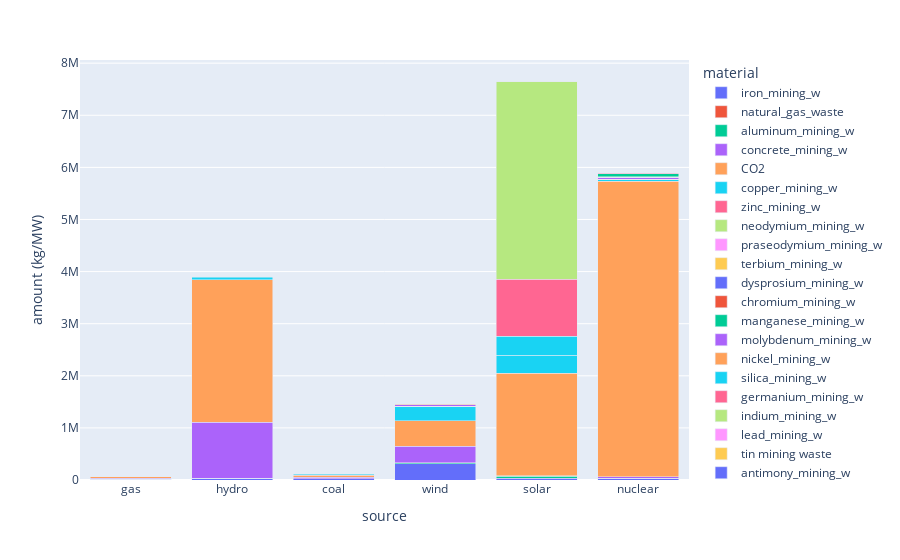

Write notebook code for a chart like this one.
### Code cell
import plotly.express as px
 
fw= energy_s_front_waste

fig = px.bar(fw, x="source", y="amount (kg/MW)", color="material",
            hover_data=['source'], barmode = 'stack')
 
fig.show()

### Figure 1 — Plotly figure (JSON) as saved in the notebook; plotly's stock layout.template omitted (floating-point values rounded to 4 significant figures)
{"data": [{"alignmentgroup": "True", "hovertemplate": "material=iron_mining_w<br>source=%{x}<br>amount (kg/MW)=%{y}<extra></extra>", "legendgroup": "iron_mining_w", "marker": {"color": "#636efa", "pattern": {"shape": ""}}, "name": "iron_mining_w", "offsetgroup": "iron_mining_w", "orientation": "v", "showlegend": true, "textposition": "auto", "type": "bar", "x": ["gas", "hydro", "coal", "wind", "solar", "nuclear"], "xaxis": "x", "y": [16930.0, 32380.0, 27640.0, 316600.0, 30150.0, 34970.0], "yaxis": "y"}, {"alignmentgroup": "True", "hovertemplate": "material=natural_gas_waste<br>source=%{x}<br>amount (kg/MW)=%{y}<extra></extra>", "legendgroup": "natural_gas_waste", "marker": {"color": "#EF553B", "pattern": {"shape": ""}}, "name": "natural_gas_waste", "offsetgroup": "natural_gas_waste", "orientation": "v", "showlegend": true, "textposition": "auto", "type": "bar", "x": ["gas"], "xaxis": "x", "y": [1.044], "yaxis": "y"}, {"alignmentgroup": "True", "hovertemplate": "material=aluminum_mining_w<br>source=%{x}<br>amount (kg/MW)=%{y}<extra></extra>", "legendgroup": "aluminum_mining_w", "marker": {"color": "#00cc96", "pattern": {"shape": ""}}, "name": "aluminum_mining_w", "offsetgroup": "aluminum_mining_w", "orientation": "v", "showlegend": true, "textposition": "auto", "type": "bar", "x": ["gas", "hydro", "coal", "wind", "solar", "nuclear"], "xaxis": "x", "y": [476, 3699.0, 977.7, 18730.0, 44330.0, 42.16], "yaxis": "y"}, {"alignmentgroup": "True", "hovertemplate": "material=concrete_mining_w<br>source=%{x}<br>amount (kg/MW)=%{y}<extra></extra>", "legendgroup": "concrete_mining_w", "marker": {"color": "#ab63fa", "pattern": {"shape": ""}}, "name": "concrete_mining_w", "offsetgroup": "concrete_mining_w", "orientation": "v", "showlegend": true, "textposition": "auto", "type": "bar", "x": ["gas", "hydro", "coal", "wind", "solar", "nuclear"], "xaxis": "x", "y": [13750.0, 1076000.0, 22340.0, 316100.0, 6613.0, 23410.0], "yaxis": "y"}, {"alignmentgroup": "True", "hovertemplate": "material=CO2<br>source=%{x}<br>amount (kg/MW)=%{y}<extra></extra>", "legendgroup": "CO2", "marker": {"color": "#FFA15A", "pattern": {"shape": ""}}, "name": "CO2", "offsetgroup": "CO2", "orientation": "v", "showlegend": true, "textposition": "auto", "type": "bar", "x": ["gas", "hydro", "coal", "wind", "solar", "nuclear"], "xaxis": "x", "y": [26580.0, 2733120, 35670.0, 481800, 1971000, 5676480], "yaxis": "y"}, {"alignmentgroup": "True", "hovertemplate": "material=copper_mining_w<br>source=%{x}<br>amount (kg/MW)=%{y}<extra></extra>", "legendgroup": "copper_mining_w", "marker": {"color": "#19d3f3", "pattern": {"shape": ""}}, "name": "copper_mining_w", "offsetgroup": "copper_mining_w", "orientation": "v", "showlegend": true, "textposition": "auto", "type": "bar", "x": ["hydro", "coal", "wind", "solar", "nuclear"], "xaxis": "x", "y": [42860.0, 22246, 275400.0, 343000, 35560.0], "yaxis": "y"}, {"alignmentgroup": "True", "hovertemplate": "material=zinc_mining_w<br>source=%{x}<br>amount (kg/MW)=%{y}<extra></extra>", "legendgroup": "zinc_mining_w", "marker": {"color": "#FF6692", "pattern": {"shape": ""}}, "name": "zinc_mining_w", "offsetgroup": "zinc_mining_w", "orientation": "v", "showlegend": true, "textposition": "auto", "type": "bar", "x": ["wind", "nuclear"], "xaxis": "x", "y": [872.4, 478.9], "yaxis": "y"}, {"alignmentgroup": "True", "hovertemplate": "material=neodymium_mining_w<br>source=%{x}<br>amount (kg/MW)=%{y}<extra></extra>", "legendgroup": "neodymium_mining_w", "marker": {"color": "#B6E880", "pattern": {"shape": ""}}, "name": "neodymium_mining_w", "offsetgroup": "neodymium_mining_w", "orientation": "v", "showlegend": true, "textposition": "auto", "type": "bar", "x": ["wind"], "xaxis": "x", "y": [4104], "yaxis": "y"}, {"alignmentgroup": "True", "hovertemplate": "material=praseodymium_mining_w<br>source=%{x}<br>amount (kg/MW)=%{y}<extra></extra>", "legendgroup": "praseodymium_mining_w", "marker": {"color": "#FF97FF", "pattern": {"shape": ""}}, "name": "praseodymium_mining_w", "offsetgroup": "praseodymium_mining_w", "orientation": "v", "showlegend": true, "textposition": "auto", "type": "bar", "x": ["wind"], "xaxis": "x", "y": [760], "yaxis": "y"}, {"alignmentgroup": "True", "hovertemplate": "material=terbium_mining_w<br>source=%{x}<br>amount (kg/MW)=%{y}<extra></extra>", "legendgroup": "terbium_mining_w", "marker": {"color": "#FECB52", "pattern": {"shape": ""}}, "name": "terbium_mining_w", "offsetgroup": "terbium_mining_w", "orientation": "v", "showlegend": true, "textposition": "auto", "type": "bar", "x": ["wind"], "xaxis": "x", "y": [95], "yaxis": "y"}, {"alignmentgroup": "True", "hovertemplate": "material=dysprosium_mining_w<br>source=%{x}<br>amount (kg/MW)=%{y}<extra></extra>", "legendgroup": "dysprosium_mining_w", "marker": {"color": "#636efa", "pattern": {"shape": ""}}, "name": "dysprosium_mining_w", "offsetgroup": "dysprosium_mining_w", "orientation": "v", "showlegend": true, "textposition": "auto", "type": "bar", "x": ["wind"], "xaxis": "x", "y": [323], "yaxis": "y"}, {"alignmentgroup": "True", "hovertemplate": "material=chromium_mining_w<br>source=%{x}<br>amount (kg/MW)=%{y}<extra></extra>", "legendgroup": "chromium_mining_w", "marker": {"color": "#EF553B", "pattern": {"shape": ""}}, "name": "chromium_mining_w", "offsetgroup": "chromium_mining_w", "orientation": "v", "showlegend": true, "textposition": "auto", "type": "bar", "x": ["wind", "nuclear"], "xaxis": "x", "y": [2025.0, 931.2], "yaxis": "y"}, {"alignmentgroup": "True", "hovertemplate": "material=manganese_mining_w <br>source=%{x}<br>amount (kg/MW)=%{y}<extra></extra>", "legendgroup": "manganese_mining_w ", "marker": {"color": "#00cc96", "pattern": {"shape": ""}}, "name": "manganese_mining_w ", "offsetgroup": "manganese_mining_w ", "orientation": "v", "showlegend": true, "textposition": "auto", "type": "bar", "x": ["wind", "nuclear"], "xaxis": "x", "y": [149.5, 868.0], "yaxis": "y"}, {"alignmentgroup": "True", "hovertemplate": "material=molybdenum_mining_w<br>source=%{x}<br>amount (kg/MW)=%{y}<extra></extra>", "legendgroup": "molybdenum_mining_w", "marker": {"color": "#ab63fa", "pattern": {"shape": ""}}, "name": "molybdenum_mining_w", "offsetgroup": "molybdenum_mining_w", "orientation": "v", "showlegend": true, "textposition": "auto", "type": "bar", "x": ["wind", "nuclear"], "xaxis": "x", "y": [27180.0, 32570.0], "yaxis": "y"}, {"alignmentgroup": "True", "hovertemplate": "material=nickel_mining_w <br>source=%{x}<br>amount (kg/MW)=%{y}<extra></extra>", "legendgroup": "nickel_mining_w ", "marker": {"color": "#FFA15A", "pattern": {"shape": ""}}, "name": "nickel_mining_w ", "offsetgroup": "nickel_mining_w ", "orientation": "v", "showlegend": true, "textposition": "auto", "type": "bar", "x": ["wind", "nuclear"], "xaxis": "x", "y": [6708.0, 4897.0], "yaxis": "y"}, {"alignmentgroup": "True", "hovertemplate": "material=silica_mining_w<br>source=%{x}<br>amount (kg/MW)=%{y}<extra></extra>", "legendgroup": "silica_mining_w", "marker": {"color": "#19d3f3", "pattern": {"shape": ""}}, "name": "silica_mining_w", "offsetgroup": "silica_mining_w", "orientation": "v", "showlegend": true, "textposition": "auto", "type": "bar", "x": ["solar"], "xaxis": "x", "y": [363000], "yaxis": "y"}, {"alignmentgroup": "True", "hovertemplate": "material=germanium_mining_w<br>source=%{x}<br>amount (kg/MW)=%{y}<extra></extra>", "legendgroup": "germanium_mining_w", "marker": {"color": "#FF6692", "pattern": {"shape": ""}}, "name": "germanium_mining_w", "offsetgroup": "germanium_mining_w", "orientation": "v", "showlegend": true, "textposition": "auto", "type": "bar", "x": ["solar"], "xaxis": "x", "y": [1099560], "yaxis": "y"}, {"alignmentgroup": "True", "hovertemplate": "material=indium_mining_w<br>source=%{x}<br>amount (kg/MW)=%{y}<extra></extra>", "legendgroup": "indium_mining_w", "marker": {"color": "#B6E880", "pattern": {"shape": ""}}, "name": "indium_mining_w", "offsetgroup": "indium_mining_w", "orientation": "v", "showlegend": true, "textposition": "auto", "type": "bar", "x": ["solar", "nuclear"], "xaxis": "x", "y": [3799620, 4900.0], "yaxis": "y"}, {"alignmentgroup": "True", "hovertemplate": "material=lead_mining_w<br>source=%{x}<br>amount (kg/MW)=%{y}<extra></extra>", "legendgroup": "lead_mining_w", "marker": {"color": "#FF97FF", "pattern": {"shape": ""}}, "name": "lead_mining_w", "offsetgroup": "lead_mining_w", "orientation": "v", "showlegend": true, "textposition": "auto", "type": "bar", "x": ["solar", "nuclear"], "xaxis": "x", "y": [136.2, 2647.0], "yaxis": "y"}, {"alignmentgroup": "True", "hovertemplate": "material=tin mining waste<br>source=%{x}<br>amount (kg/MW)=%{y}<extra></extra>", "legendgroup": "tin mining waste", "marker": {"color": "#FECB52", "pattern": {"shape": ""}}, "name": "tin mining waste", "offsetgroup": "tin mining waste", "orientation": "v", "showlegend": true, "textposition": "auto", "type": "bar", "x": ["solar"], "xaxis": "x", "y": [463.1], "yaxis": "y"}, {"alignmentgroup": "True", "hovertemplate": "material=antimony_mining_w<br>source=%{x}<br>amount (kg/MW)=%{y}<extra></extra>", "legendgroup": "antimony_mining_w", "marker": {"color": "#636efa", "pattern": {"shape": ""}}, "name": "antimony_mining_w", "offsetgroup": "antimony_mining_w", "orientation": "v", "showlegend": true, "textposition": "auto", "type": "bar", "x": ["nuclear"], "xaxis": "x", "y": [2.921], "yaxis": "y"}, {"alignmentgroup": "True", "hovertemplate": "material=asbestos_mining_w<br>source=%{x}<br>amount (kg/MW)=%{y}<extra></extra>", "legendgroup": "asbestos_mining_w", "marker": {"color": "#EF553B", "pattern": {"shape": ""}}, "name": "asbestos_mining_w", "offsetgroup": "asbestos_mining_w", "orientation": "v", "showlegend": true, "textposition": "auto", "type": "bar", "x": ["nuclear"], "xaxis": "x", "y": [2627.0], "yaxis": "y"}, {"alignmentgroup": "True", "hovertemplate": "material=silver_mining_w<br>source=%{x}<br>amount (kg/MW)=%{y}<extra></extra>", "legendgroup": "silver_mining_w", "marker": {"color": "#00cc96", "pattern": {"shape": ""}}, "name": "silver_mining_w", "offsetgroup": "silver_mining_w", "orientation": "v", "showlegend": true, "textposition": "auto", "type": "bar", "x": ["nuclear"], "xaxis": "x", "y": [52880.0], "yaxis": "y"}, {"alignmentgroup": "True", "hovertemplate": "material=tin_mining_w<br>source=%{x}<br>amount (kg/MW)=%{y}<extra></extra>", "legendgroup": "tin_mining_w", "marker": {"color": "#ab63fa", "pattern": {"shape": ""}}, "name": "tin_mining_w", "offsetgroup": "tin_mining_w", "orientation": "v", "showlegend": true, "textposition": "auto", "type": "bar", "x": ["nuclear"], "xaxis": "x", "y": [1.64], "yaxis": "y"}, {"alignmentgroup": "True", "hovertemplate": "material=titanium_mining_w<br>source=%{x}<br>amount (kg/MW)=%{y}<extra></extra>", "legendgroup": "titanium_mining_w", "marker": {"color": "#FFA15A", "pattern": {"shape": ""}}, "name": "titanium_mining_w", "offsetgroup": "titanium_mining_w", "orientation": "v", "showlegend": true, "textposition": "auto", "type": "bar", "x": ["nuclear"], "xaxis": "x", "y": [0.39], "yaxis": "y"}, {"alignmentgroup": "True", "hovertemplate": "material=magnesium_mining_w<br>source=%{x}<br>amount (kg/MW)=%{y}<extra></extra>", "legendgroup": "magnesium_mining_w", "marker": {"color": "#19d3f3", "pattern": {"shape": ""}}, "name": "magnesium_mining_w", "offsetgroup": "magnesium_mining_w", "orientation": "v", "showlegend": true, "textposition": "auto", "type": "bar", "x": ["nuclear"], "xaxis": "x", "y": [2012.0], "yaxis": "y"}, {"alignmentgroup": "True", "hovertemplate": "material=cadmium_mining_w<br>source=%{x}<br>amount (kg/MW)=%{y}<extra></extra>", "legendgroup": "cadmium_mining_w", "marker": {"color": "#FF6692", "pattern": {"shape": ""}}, "name": "cadmium_mining_w", "offsetgroup": "cadmium_mining_w", "orientation": "v", "showlegend": true, "textposition": "auto", "type": "bar", "x": ["nuclear"], "xaxis": "x", "y": [10670.0], "yaxis": "y"}], "layout": {"barmode": "stack", "legend": {"title": {"text": "material"}, "tracegroupgap": 0}, "margin": {"t": 60}, "xaxis": {"anchor": "y", "domain": [0, 1], "title": {"text": "source"}}, "yaxis": {"anchor": "x", "domain": [0, 1], "title": {"text": "amount (kg/MW)"}}}}
